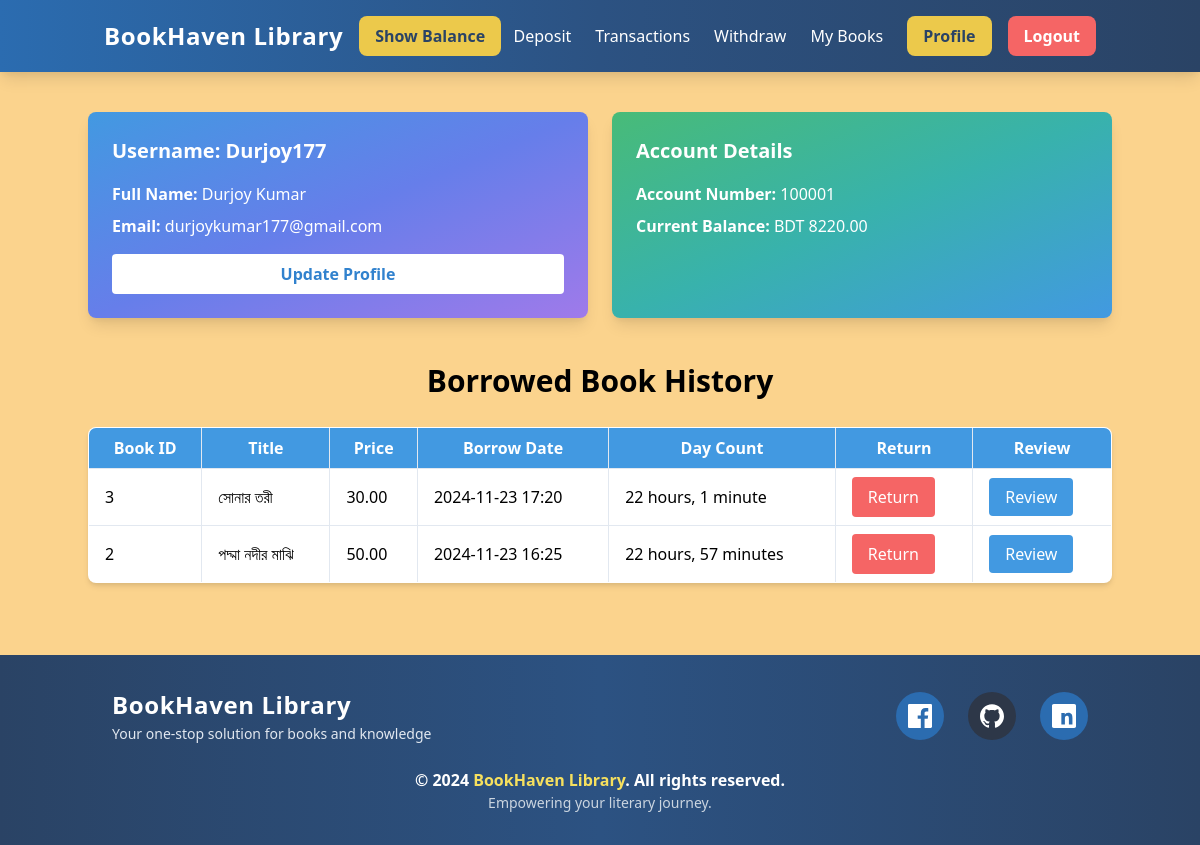
/books/book_history/ (signed in), run on the app's committed database.
### accounts/models.py (models this page shows, shortened)
class UserAccount(models.Model):
    user = models.OneToOneField(User, related_name='account', on_delete=models.CASCADE)
    account_no = models.PositiveIntegerField(unique=True)  # Account number must be unique and positive
    phone_number1 = models.CharField(max_length=15, unique=True)  # Using CharField for better compatibility with country codes
    phone_number2 = models.CharField(max_length=15, unique=True)  # Same as above
    email = models.EmailField(unique=True)  # To ensure unique emails
    birth_date = models.DateField(null=True, blank=True)
    gender = models.CharField(max_length=10, choices=GENDER_TYPE)
    initial_deposit_date = models.DateField(auto_now_add=True)
    balance = models.DecimalField(default=0, max_digits=12, decimal_places=2)

### books/models.py (models this page shows, shortened)
class Borrow(models.Model):
    user = models.ForeignKey(User, on_delete=models.CASCADE)
    book = models.ForeignKey(Book, on_delete=models.CASCADE)
    borrow_date = models.DateTimeField(auto_now_add=True)
    returned = models.BooleanField(default=False)

class Book(models.Model):
        title = models.CharField(max_length=100)
        description = models.TextField()
        borrowprice = models.DecimalField(max_digits=10, decimal_places=2)
        quantity = models.IntegerField(default=1)
        image = models.ImageField(upload_to='books/uploads/', null=True, blank=True)
        catagory = models.ForeignKey(Category, on_delete=models.CASCADE)

### books/views.py (the view)
# urls.py: path('book_history/', BorrowHistoryView.as_view(), name='profile'),
@method_decorator(login_required, name='dispatch')
class BorrowHistoryView(ListView):
    model = Borrow
    template_name = 'books/profile.html'
    context_object_name = 'borrows'
    def get_queryset(self):
        return Borrow.objects.filter(user=self.request.user).order_by('-borrow_date')
    def get_context_data(self, **kwargs):
        context = super().get_context_data(**kwargs)
        context['current_time'] = now()
        return context

### books/templates/books/profile.html (shortened to what this page needs)
{% extends 'base.html' %}
{% block content %}
<div class="container mx-auto mt-10">
    <div class="grid grid-cols-1 md:grid-cols-2 gap-6 mb-10">
        <div class="bg-gradient-to-br from-blue-500 via-indigo-500 to-purple-500 shadow-lg rounded-lg p-6 text-white">
            <h2 class="text-xl font-bold mb-4">Username: {{ request.user.username }}</h2>
            <p class="mb-2"><strong>Full Name:</strong> {{ request.user.first_name }} {{ request.user.last_name }}</p>
            <p class="mb-4"><strong>Email:</strong> {{ request.user.email }}</p>
            <a href="{% url 'update_profile' %}" class="block bg-white text-blue-600 font-semibold px-4 py-2 rounded text-center hover:bg-gray-100 transition">
                Update Profile
            </a>
        </div>
        <div class="bg-gradient-to-br from-green-500 via-teal-500 to-blue-500 shadow-lg rounded-lg p-6 text-white">
            <h2 class="text-xl font-bold mb-4">Account Details</h2>
            <p class="mb-2"><strong>Account Number:</strong> {{ request.user.account.account_no }}</p>
            <p><strong>Current Balance:</strong> BDT {{ request.user.account.balance }}</p>
        </div>
    </div>
    <div>
        <h2 class="text-3xl font-bold mb-6 text-center">Borrowed Book History</h2>
        <table class="table-auto w-full border-collapse border border-gray-300 bg-white shadow-md rounded-lg overflow-hidden">
            <thead>
                <tr class="bg-blue-500 text-white">
                    <th class="border border-gray-300 px-4 py-2">Book ID</th>
                    <th class="border border-gray-300 px-4 py-2">Title</th>
                    <th class="border border-gray-300 px-4 py-2">Price</th>
                    <th class="border border-gray-300 px-4 py-2">Borrow Date</th>
                    <th class="border border-gray-300 px-4 py-2">Day Count</th>
                    <th class="border border-gray-300 px-4 py-2">Return</th>
                    <th class="border border-gray-300 px-4 py-2">Review</th>
                </tr>
            </thead>
            <tbody>
                {% for borrow in borrows %}
                <tr class="hover:bg-gray-100 transition">
                    <td class="border border-gray-300 px-4 py-2">{{ borrow.book.id }}</td>
                    <td class="border border-gray-300 px-4 py-2">{{ borrow.book.title }}</td>
                    <td class="border border-gray-300 px-4 py-2">{{ borrow.book.borrowprice }}</td>
                    <td class="border border-gray-300 px-4 py-2">{{ borrow.borrow_date|date:"Y-m-d H:i" }}</td>
                    <td class="border border-gray-300 px-4 py-2">{{ borrow.borrow_date|timesince:current_time }}</td>
                    <td class="border border-gray-300 px-4 py-2">
                        {% if borrow.returned %}
                        <button class="bg-gray-400 text-white px-4 py-2 rounded cursor-not-allowed" disabled>Returned</button>
                        {% else %}
                        <form action="{% url 'return_book' borrow.book.id %}" method="POST">
                            <button class="bg-red-500 hover:bg-red-700 text-white px-4 py-2 rounded transition" type="submit">Return</button>
                        </form>
                        {% endif %}
                    </td>
                    <td class="border border-gray-300 px-4 py-2">
                        <a href="{% url 'review_book' borrow.book.id %}" class="bg-blue-500 hover:bg-blue-700 text-white px-4 py-2 rounded transition">Review</a>
                    </td>
                </tr>
                {% endfor %}
            </tbody>
        </table>
    </div>
</div>
{% endblock %}

### core/templates/base.html (style rules this page uses)
html, body { height: 100%; margin: 0; }
body { display: flex; flex-direction: column; min-height: 100vh; }

### data on the page
Borrow: book.id "3", book "সোনার তরী", book.borrowprice "30.00", borrow_date "2024-11-23 17:20", borrow_date "22 hours, 1 minute", returned "Return"
Borrow: book.id "2", book "পদ্মা নদীর মাঝি", book.borrowprice "50.00", borrow_date "2024-11-23 16:25", borrow_date "22 hours, 57 minutes", returned "Return"

### other printed values
{{ request.user.username }} "Durjoy177"
{{ request.user.first_name }} "Durjoy"
{{ request.user.last_name }} "Kumar"
{{ request.user.email }} "durjoykumar177@gmail.com"
{{ request.user.account.account_no }} "100001"
{{ request.user.account.balance }} "8220.00"
